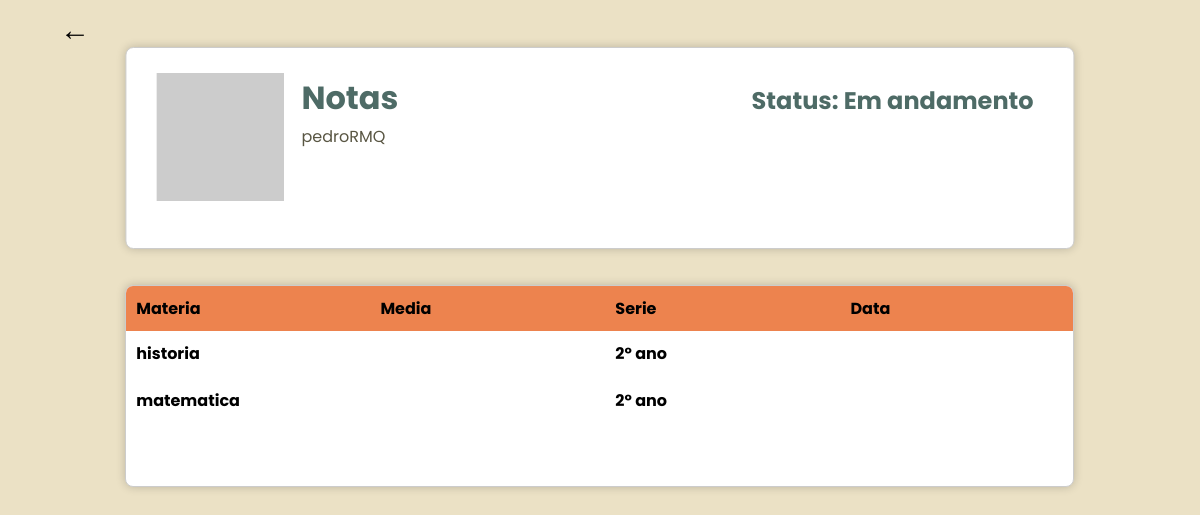
The page /score/ (signed in) on the database its author committed.
### student/models.py (models this page shows, shortened)
class Materia(models.Model):
    Dias_semana = (
        ('0','Domingo'),
        ('1','Segunda_feira'),
        ('2','Terça_feira'),
        ('3','Quarta_feira'),
        ('4','Quinta_feira'),
        ('5','Sexta_feira'),
        ('6','Sabado'),
    )
    nome = models.CharField(max_length=50)
    dias = MultiSelectField(choices=Dias_semana,blank=True, default=list)

class Aluno(models.Model):
    user = models.ForeignKey(User, on_delete=models.CASCADE)
    serie = models.ForeignKey(Serie,on_delete=models.CASCADE)
    materias = models.ManyToManyField(Materia,related_name='alunos')

class Serie(models.Model):
    nome = models.CharField(max_length=50)
    materia = models.ManyToManyField(Materia,null=True)
    def __str__(self):
        return self.nome

### student/views.py (the view)
# urls.py: path('score/', studentViews.score_page, name="score"),
def score_page(request):
    if not request.user.is_authenticated:
        return redirect('login')
    aluno = Aluno.objects.filter(user=request.user).first()
    if aluno:
        materias = aluno.materias.all()
        avaliacoes = Avaliacao.objects.filter(aluno__user=request.user).order_by('-data')
        medias = aluno.medias.all()
        return render(request, 'student/score.html',{'materias': materias,'avaliacoes': avaliacoes,'aluno':aluno,'medias':medias})
    return render(request, 'student/score.html')

### student/templates/student/score.html (shortened to what this page needs)
<!DOCTYPE html>
<html lang="en">
{% load static %}
<head>
    <link rel="stylesheet" href="{% static 'css/style.css' %}">
</head>
<body>
    <a id="return" class='links' href="{% url 'home' %}">&larr;</a>
    <div class="user_data">
        <img src="https://placehold.co/128x128" alt="Foto do usuario">
        <h1 name = "score" >Notas</h1>
        <h2>Status: Em andamento</h2>
        <p>{{ request.user.username }}</p>
    </div>
    <div class="user_info">
        <table>
            <thead>
                <tr>
                    <th>Materia</th>
                    <th>Media</th>
                    <th>Serie</th>
                    <th>Data</th>
                </tr>
            </thead>
            {% for materia in materias %}
            <tbody name="{{ materia.nome }}" class="clickable_line">
                <tr>
                    <th>{{ materia.nome }}</th>
                    <th>
                    </th>
                    <th>{{ aluno.serie }}</th>
                    <th></th>
                </tr>
                <tr>
                    <td>
                    </td>
                </tr>
            </tbody>
            {% endfor %}
        </table>
    </div>
</body>

### student/static/css/style.css (style rules this page uses)
body { background-color: #ebe1c5; }
p { color: #595643; font-family: "Poppins", sans-serif; }
table { border-collapse: collapse; width: 100%; text-align: left; }
#return { position: fixed; left: 0; top: 1vh; font-size: 30px; transition: 0.3s; }
.links { position: absolute; color: black; font-family: "Poppins", sans-serif; text-shadow: none; text-decoration: none; text-align: center; user-select: none; width: 150px; }
.user_data { position: relative; right: -50%; top: 140px; width: 80%; height: 200px; background-color: #fff; border: 1px solid #ccc; box-shadow: 0 0 10px rgba(0, 0, 0, 0.2); border-radius: 8px; transform: translate(-50%, -50%); }
.user_data img { position: absolute; left: 30px; top: 25px; }
.user_data h1 { position: absolute; left: 175px; top: 5px; font-family: "Poppins", sans-serif; color: #4e6b66; }
.user_data h2 { position: absolute; right: 40px; top: 15px; font-family: "Poppins", sans-serif; color: #4e6b66; }
.user_data p { position: absolute; left: 175px; top: 60px; }
.user_info { position: relative; right: -9.9%; bottom: -75px; width: 80%; height: auto; min-height: 200px; overflow-y: auto; background-color: #fff; border: 1px solid #ccc; box-shadow: 0 0 10px rgba(0, 0, 0, 0.2); border-radius: 8px; user-select: none; }
.user_info th { padding: 10px; font-family: "Poppins", sans-serif; white-space: nowrap; width: 250px; }
.user_info thead { background-color: #ed834e; }
.clickable_line { transition: background-color 0.3s ease; }

### rows shown on the page
Materia: nome "historia"
Aluno: serie "2º ano"
Materia: nome "matematica"

### other values the page prints
{{ request.user.username }} "pedroRMQ"
